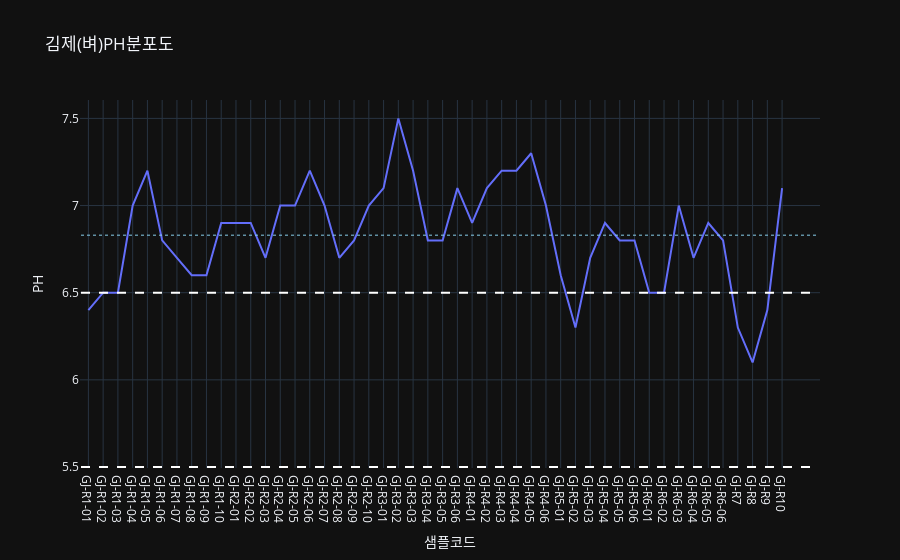

Notebook code for this chart:
### Code cell
fig= px.line(gj_df_rice, x='샘플코드', y='PH', title='김제(벼)PH분포도')

fig.add_shape(
    type='line',
    x0=-0.5,
    x1=49.5,
    y0=5.5,
    y1=5.5,
    line=dict(color="white", width=2, dash='dash'),
    name='적정 하한'
)

fig.add_shape(
    type='line',
    x0=-0.5,
    x1=49.5,
    y0=6.5,
    y1=6.5,
    line=dict(color="white", width=2, dash='dash'),
    name='적정 상한'
)

fig.add_shape(
    type='line',
    x0=-0.5,
    x1=49.5,
    y0=6.83,
    y1=6.83,
    line=dict(color="skyblue", width=1, dash='dot'),
)

fig.show()

### Figure 1 — Plotly figure (JSON) as saved in the notebook; plotly's stock layout.template omitted (floating-point values rounded to 4 significant figures)
{"data": [{"hovertemplate": "샘플코드=%{x}<br>PH=%{y}<extra></extra>", "legendgroup": "", "line": {"color": "#636efa", "dash": "solid"}, "marker": {"symbol": "circle"}, "mode": "lines", "name": "", "orientation": "v", "showlegend": false, "x": ["GJ-R1-01", "GJ-R1-02", "GJ-R1-03", "GJ-R1-04", "GJ-R1-05", "GJ-R1-06", "GJ-R1-07", "GJ-R1-08", "GJ-R1-09", "GJ-R1-10", "GJ-R2-01", "GJ-R2-02", "GJ-R2-03", "GJ-R2-04", "GJ-R2-05", "GJ-R2-06", "GJ-R2-07", "GJ-R2-08", "GJ-R2-09", "GJ-R2-10", "GJ-R3-01", "GJ-R3-02", "GJ-R3-03", "GJ-R3-04", "GJ-R3-05", "GJ-R3-06", "GJ-R4-01", "GJ-R4-02", "GJ-R4-03", "GJ-R4-04", "GJ-R4-05", "GJ-R4-06", "GJ-R5-01", "GJ-R5-02", "GJ-R5-03", "GJ-R5-04", "GJ-R5-05", "GJ-R5-06", "GJ-R6-01", "GJ-R6-02", "GJ-R6-03", "GJ-R6-04", "GJ-R6-05", "GJ-R6-06", "GJ-R7", "GJ-R8", "GJ-R9", "GJ-R10"], "xaxis": "x", "y": [6.4, 6.5, 6.5, 7.0, 7.2, 6.8, 6.7, 6.6, 6.6, 6.9, 6.9, 6.9, 6.7, 7.0, 7.0, 7.2, 7.0, 6.7, 6.8, 7.0, 7.1, 7.5, 7.2, 6.8, 6.8, 7.1, 6.9, 7.1, 7.2, 7.2, 7.3, 7.0, 6.6, 6.3, 6.7, 6.9, 6.8, 6.8, 6.5, 6.5, 7.0, 6.7, 6.9, 6.8, 6.3, 6.1, 6.4, 7.1], "yaxis": "y", "type": "scatter"}], "layout": {"xaxis": {"anchor": "y", "domain": [0.0, 1.0], "title": {"text": "샘플코드"}}, "yaxis": {"anchor": "x", "domain": [0.0, 1.0], "title": {"text": "PH"}}, "legend": {"tracegroupgap": 0}, "title": {"text": "김제(벼)PH분포도"}, "shapes": [{"line": {"color": "white", "dash": "dash", "width": 2}, "name": "적정 하한", "type": "line", "x0": -0.5, "x1": 49.5, "y0": 5.5, "y1": 5.5}, {"line": {"color": "white", "dash": "dash", "width": 2}, "name": "적정 상한", "type": "line", "x0": -0.5, "x1": 49.5, "y0": 6.5, "y1": 6.5}, {"line": {"color": "skyblue", "dash": "dot", "width": 1}, "type": "line", "x0": -0.5, "x1": 49.5, "y0": 6.83, "y1": 6.83}]}}
